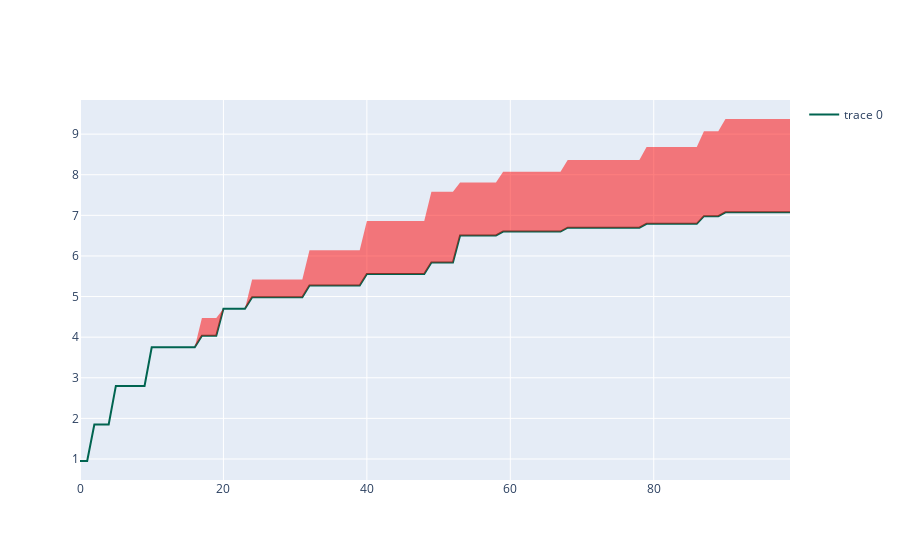

The notebook cell saved with this chart:
### Code cell
import plotly.graph_objs as go

nb = 100
x = np.arange(0,nb,1).tolist()
y = regret[:nb]
y_upper = regret[:nb] + std[:nb]

y_lower = regret[:nb] - std[:nb]
print(y_upper)
print(y_lower)

fig = go.Figure([
    go.Scatter(
        x=x,
        y=y,
        line=dict(color='rgb(0,100,80)'),
        mode='lines'
    ),
    go.Scatter(
        x=x+x[::-1], # x, then x reversed
        y=y_upper.tolist()+y.tolist()[::-1], # upper, then lower reversed
        fill='toself',
        fillcolor='rgba(255,0,0,0.5)',
        line=dict(color='rgba(255,0,0,0)'),
        hoverinfo="skip",
        showlegend=False
    )
])
fig.show()

### Figure 1 — Plotly figure (JSON) as saved in the notebook; plotly's stock layout.template omitted (floating-point values rounded to 4 significant figures; data arrays with more than 128 entries replaced by an {"elided": "..."} marker saying what was removed)
{"data": [{"line": {"color": "rgb(0,100,80)"}, "mode": "lines", "x": [0, 1, 2, 3, 4, 5, 6, 7, 8, 9, 10, 11, 12, 13, 14, 15, 16, 17, 18, 19, 20, 21, 22, 23, 24, 25, 26, 27, 28, 29, 30, 31, 32, 33, 34, 35, 36, 37, 38, 39, 40, 41, 42, 43, 44, 45, 46, 47, 48, 49, 50, 51, 52, 53, 54, 55, 56, 57, 58, 59, 60, 61, 62, 63, 64, 65, 66, 67, 68, 69, 70, 71, 72, 73, 74, 75, 76, 77, 78, 79, 80, 81, 82, 83, 84, 85, 86, 87, 88, 89, 90, 91, 92, 93, 94, 95, 96, 97, 98, 99], "y": [0.95, 0.95, 1.85, 1.85, 1.85, 2.8, 2.8, 2.8, 2.8, 2.8, 3.75, 3.75, 3.75, 3.75, 3.75, 3.75, 3.75, 4.035, 4.035, 4.035, 4.7, 4.7, 4.7, 4.7, 4.985, 4.985, 4.985, 4.985, 4.985, 4.985, 4.985, 4.985, 5.27, 5.27, 5.27, 5.27, 5.27, 5.27, 5.27, 5.27, 5.555, 5.555, 5.555, 5.555, 5.555, 5.555, 5.555, 5.555, 5.555, 5.84, 5.84, 5.84, 5.84, 6.505, 6.505, 6.505, 6.505, 6.505, 6.505, 6.6, 6.6, 6.6, 6.6, 6.6, 6.6, 6.6, 6.6, 6.6, 6.695, 6.695, 6.695, 6.695, 6.695, 6.695, 6.695, 6.695, 6.695, 6.695, 6.695, 6.79, 6.79, 6.79, 6.79, 6.79, 6.79, 6.79, 6.79, 6.98, 6.98, 6.98, 7.075, 7.075, 7.075, 7.075, 7.075, 7.075, 7.075, 7.075, 7.075, 7.075], "type": "scatter"}, {"fill": "toself", "fillcolor": "rgba(255,0,0,0.5)", "hoverinfo": "skip", "line": {"color": "rgba(255,0,0,0)"}, "showlegend": false, "x": {"elided": "200 int values"}, "y": {"elided": "200 float values"}, "type": "scatter"}], "layout": {}}
